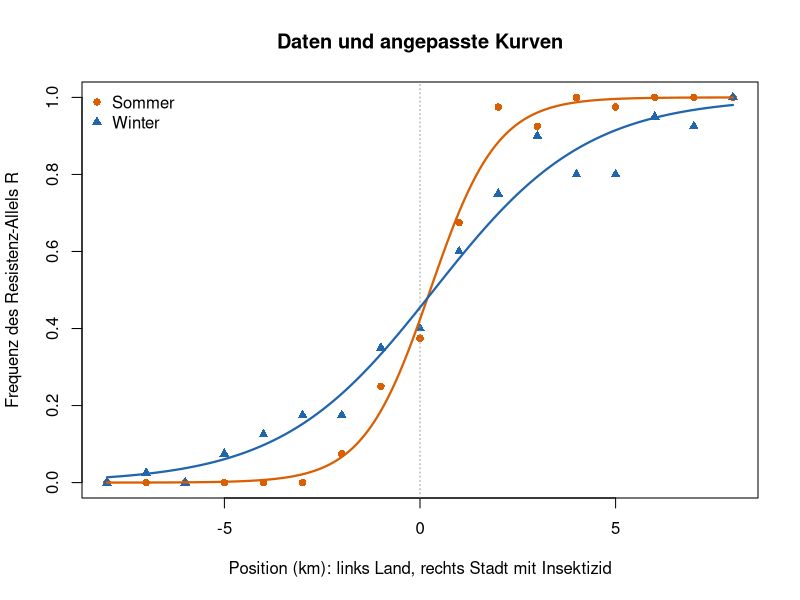
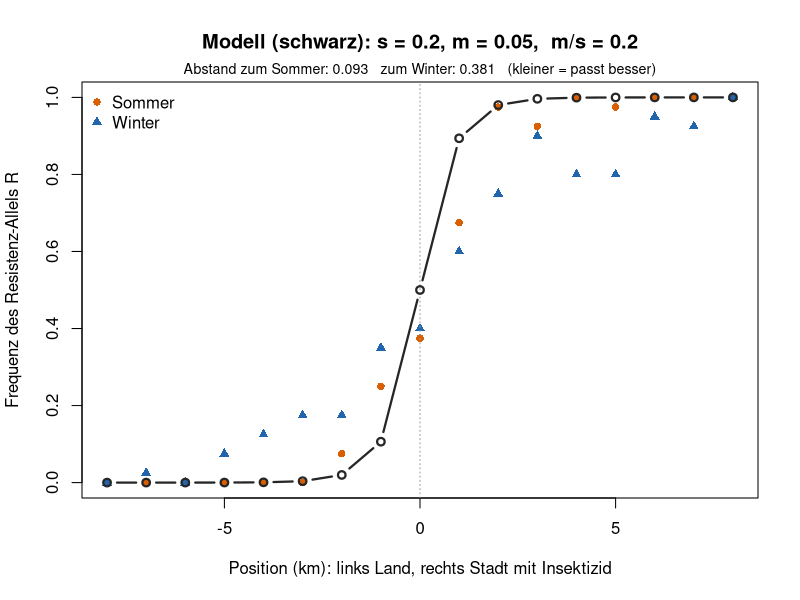
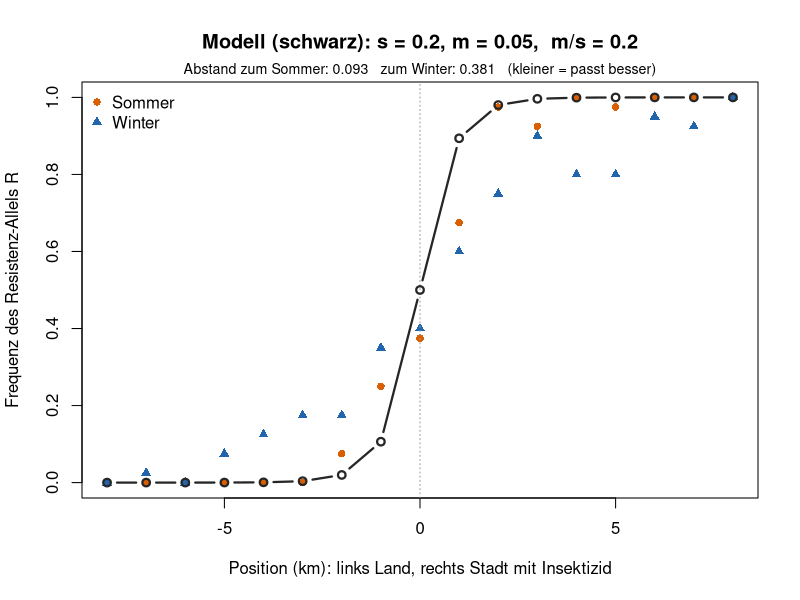

Here is the R script that generated these plots, in order:
## ---- chunk 1
knitr::opts_chunk$set(echo = TRUE, warning = FALSE, message = FALSE,
                      fig.height = 4.6, fig.width = 7.5)
## ---- chunk 2
# Position in km: links (x < 0) Land ohne Insektizid, rechts (x > 0) Stadt mit Insektizid
x <- seq(-8, 8, by = 1)
n <- 40   # untersuchte Allele (Genkopien) pro Stelle

# Anzahl Resistenz-Allele R pro Stelle (Kursdaten)
k_sommer <- c(0, 0, 0, 0, 0, 0, 3, 10, 15, 27, 39, 37, 40, 39, 40, 40, 40)
k_winter <- c(0, 1, 0, 3, 5, 7, 7, 14, 16, 24, 30, 36, 32, 32, 38, 37, 40)

sommer <- data.frame(x = x, p = k_sommer / n)
winter <- data.frame(x = x, p = k_winter / n)
## ---- chunk 3
# Hilfsfunktionen (nicht verändern)
farben <- c(Sommer = "#d95f02", Winter = "#2166ac")

# Logistische Kurve: c = Zentrum (p = 0.5), b = Steilheit, Breite = 4 / b
logistisch <- function(x, c, b) 1 / (1 + exp(-b * (x - c)))

passe_an <- function(d) {
  nls(p ~ logistisch(x, c, b), data = d, start = list(c = 0, b = 1))
}

zeige_clines <- function(main = "Resistenz entlang des Transekts") {
  plot(sommer$x, sommer$p, pch = 16, col = farben["Sommer"], ylim = c(0, 1),
       xlab = "Position (km): links Land, rechts Stadt mit Insektizid",
       ylab = "Frequenz des Resistenz-Allels R", main = main)
  points(winter$x, winter$p, pch = 17, col = farben["Winter"])
  abline(v = 0, lty = 3, col = "grey60")
  legend("topleft", c("Sommer", "Winter"), pch = c(16, 17),
         col = farben, bty = "n")
}

vergleiche_clines <- function() {
  fit_s <- passe_an(sommer)
  fit_w <- passe_an(winter)
  zeige_clines(main = "Daten und angepasste Kurven")
  x_fein <- seq(-8, 8, length.out = 200)
  lines(x_fein, predict(fit_s, data.frame(x = x_fein)),
        col = farben["Sommer"], lwd = 2.2)
  lines(x_fein, predict(fit_w, data.frame(x = x_fein)),
        col = farben["Winter"], lwd = 2.2)
  tab <- rbind(Sommer = coef(fit_s), Winter = coef(fit_w))
  data.frame(zentrum_km = round(tab[, "c"], 1),
             breite_km  = round(4 / tab[, "b"], 1))
}

# Modell wie Woche 7, aber 17 Stellen in einer Reihe:
# 1. Selektion lokal: in der Stadt ist R besser, auf dem Land r
# 2. Migration: Anteil m/2 fliegt zu jeder Nachbarstelle
selektionsschritt <- function(p, w) {
  q <- 1 - p
  w_quer <- p^2 * w[1] + 2 * p * q * w[2] + q^2 * w[3]
  (p^2 * w[1] + p * q * w[2]) / w_quer
}

simuliere_cline <- function(s, m, generationen = 3000) {
  p <- rep(0.5, length(x))
  for (t in seq_len(generationen)) {
    for (i in seq_along(x)) {
      w <- if (x[i] > 0) c(1 + s, 1 + s / 2, 1) else c(1, 1 + s / 2, 1 + s)
      if (x[i] == 0) w <- c(1, 1, 1)
      p[i] <- selektionsschritt(p[i], w)
    }
    links  <- c(p[1], p[-length(p)])
    rechts <- c(p[-1], p[length(p)])
    p <- (1 - m) * p + m / 2 * links + m / 2 * rechts
  }
  p
}

# Abstand zwischen Modell und Daten (kleiner = passt besser)
abstand <- function(p_modell, daten) round(sum((p_modell - daten$p)^2), 3)

zeige_modell <- function(s, m) {
  p_modell <- simuliere_cline(s, m)
  zeige_clines(main = paste0("Modell (schwarz): s = ", s, ", m = ", m,
                             ",  m/s = ", round(m / s, 1)))
  lines(x, p_modell, col = "grey15", lwd = 2.2, type = "b", pch = 1)
  mtext(paste0("Abstand zum Sommer: ", abstand(p_modell, sommer),
               "   zum Winter: ", abstand(p_modell, winter),
               "   (kleiner = passt besser)"), side = 3, line = 0.2, cex = 0.85)
}
## ---- chunk 4
#| fig-height: 4.6
#| fig-width: 7.5
vergleiche_clines()
## ---- chunk 5
#| fig-height: 4.6
#| fig-width: 7.5
zeige_modell(s = 0.2, m = 0.05)   # Sommer: s oder m ändern
## ---- chunk 6
#| fig-height: 4.6
#| fig-width: 7.5
zeige_modell(s = 0.2, m = 0.05)   # hier Ihre Sommer-Lösung eintragen, dann eine Zahl ändern
